Frame 1 (no input): blank canvas, image omitted
Frame 60 (the mouse pressed at the canvas centre just before this capture): blank canvas, image omitted
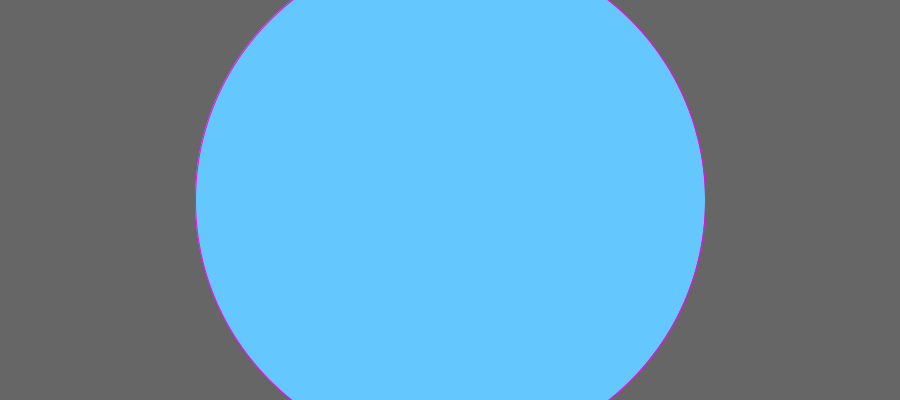
Frame 120 (the mouse held since frame 60 and released just before this capture)

The Processing sketch whose frames 1 and 60 were blank and that drew this single picture after the mouse press (run headless with seeded random() and noise(); from frame 60 on, the mouse is pressed at the canvas centre):

// Processing sketch: processing_43644
// ── processing_43644.pde

void setup()
{
  size(900, 400);
  background(102);
  smooth();
}
void draw() 
{
 mouSer(mouseX, mouseY, pmouseX, pmouseY);
}
void mouSer(int x, int y, int px, int py) 
{
  //float mouSerSpeed = abs(x-px) + abs(y-py);
   float mouSerSpeed = constrain(sq(x-px),0,255) + constrain(sq(y-py),0,255);
   //println(x);
   fill(100,200,mouSerSpeed);
  stroke(255,0,mouSerSpeed);
  //rect(x, y, mouSerSpeed, mouSerSpeed);
  //arc(x, y,200,300, mouSerSpeed, mouSerSpeed);
  ellipse(x, y, mouSerSpeed, mouSerSpeed);
  //quad(x, y,x/mouSerSpeed,y/mouSerSpeed,mouSerSpeed/x,mouSerSpeed/y, mouSerSpeed, mouSerSpeed);
}
